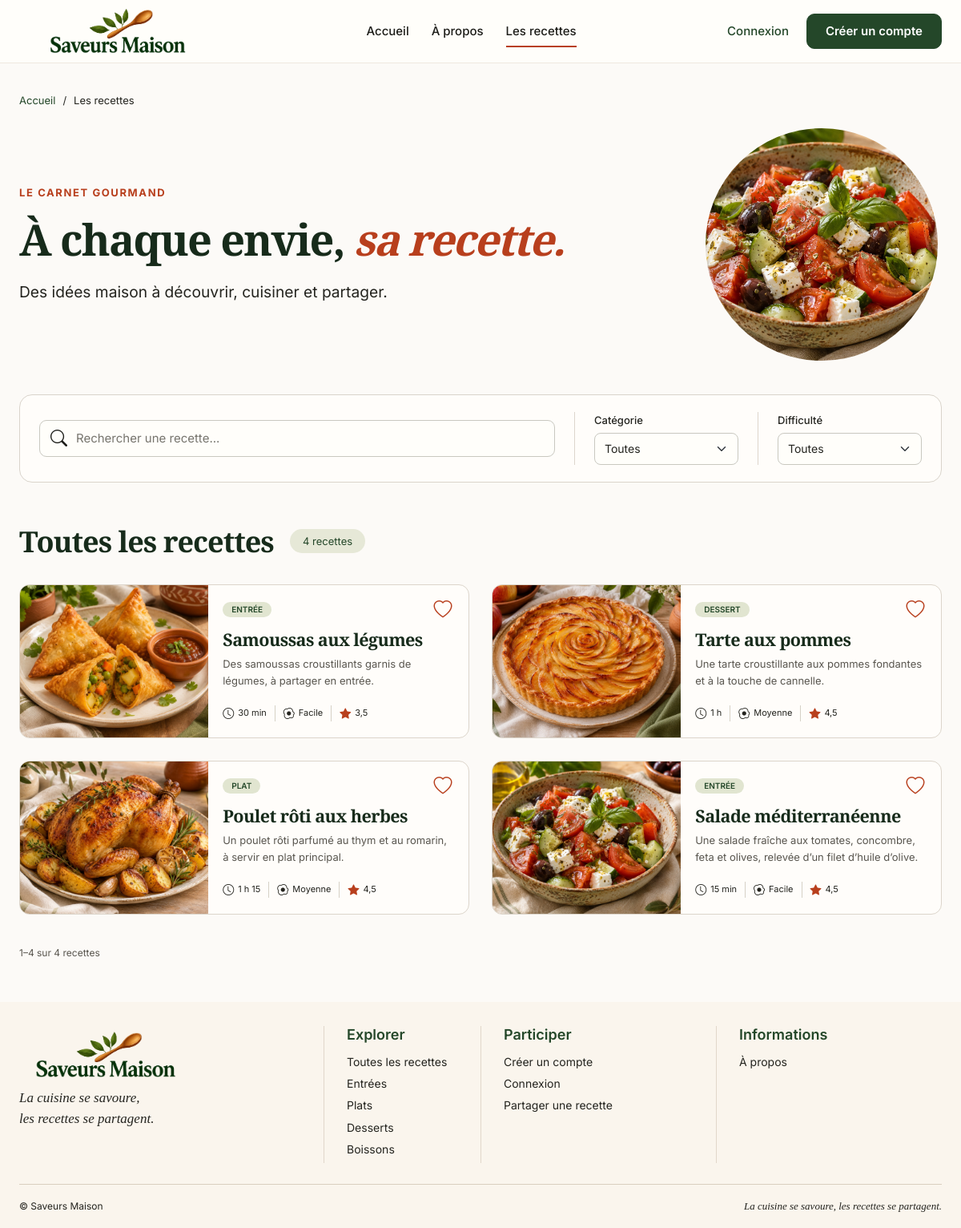
The page /vues/public/recettes.php on the database its author committed.
### tables this page shows
CREATE TABLE RECETTE (
  id_recette          INT UNSIGNED AUTO_INCREMENT,

  titre               VARCHAR(100) NOT NULL,
  description         TEXT NOT NULL,

   
   
  photo               VARCHAR(255) NOT NULL,

  nb_personnes        INT UNSIGNED NOT NULL,
  temps_preparation   INT UNSIGNED NOT NULL,
  temps_cuisson       INT UNSIGNED NOT NULL,

  difficulte          ENUM('facile', 'moyenne', 'difficile') NOT NULL,

   
  statut              ENUM('en_attente', 'publiee', 'refusee') NOT NULL DEFAULT 'en_attente',

   
  motif_refus         TEXT NULL,

  date_creation       DATETIME NOT NULL DEFAULT CURRENT_TIMESTAMP,

   
  date_modification   DATETIME NULL,

   
  date_validation     DATETIME NULL,

   
  id_categorie        INT UNSIGNED NOT NULL,
  id_utilisateur      INT UNSIGNED NOT NULL,
  id_validateur       INT UNSIGNED NULL,

  PRIMARY KEY (id_recette),

   
  CONSTRAINT chk_recette_nb_personnes CHECK (nb_personnes > 0),
  CONSTRAINT chk_recette_temps_preparation CHECK (temps_preparation >= 0),
  CONSTRAINT chk_recette_temps_cuisson CHECK (temps_cuisson >= 0),

   
   
   
  CONSTRAINT fk_recette_categorie
    FOREIGN KEY (id_categorie) REFERENCES CATEGORIE (id_categorie)
    ON DELETE RESTRICT ON UPDATE CASCADE,

   
  CONSTRAINT fk_recette_utilisateur
    FOREIGN KEY (id_utilisateur) REFERENCES UTILISATEUR (id_utilisateur)
    ON DELETE RESTRICT ON UPDATE CASCADE,

   
   
  CONSTRAINT fk_recette_validateur
    FOREIGN KEY (id_validateur) REFERENCES UTILISATEUR (id_utilisateur)
    ON DELETE SET NULL ON UPDATE CASCADE
);

CREATE TABLE CATEGORIE (
  id_categorie  INT UNSIGNED AUTO_INCREMENT,

   
  nom           VARCHAR(50) NOT NULL,

  PRIMARY KEY (id_categorie),
  UNIQUE KEY uq_categorie_nom (nom)
);

### controleurs/RecettesControleur.php (called while the page is built)
<?php
require_once __DIR__ . '/../modeles/Recette.php';
class RecettesControleur
{
    public function afficher()
    {
        $recherche = trim($_GET['recherche'] ?? '');
        $difficulte = $_GET['difficulte'] ?? '';
        $idCategorie = (isset($_GET['categorie']) && $_GET['categorie'] !== '')
            ? (int) $_GET['categorie']
            : null;
        $page = isset($_GET['page']) ? (int) $_GET['page'] : 1;
        $page = max(1, $page);
        $parPage = 6;
        $decalage = ($page - 1) * $parPage;
        $recettes = Recette::rechercherPubliees(
            $recherche,
            $idCategorie,
            $difficulte,
            $parPage,
            $decalage
        );
        $total = Recette::compterPubliees($recherche, $idCategorie, $difficulte);
        $nombrePages = max(1, (int) ceil($total / $parPage));
        return [
            'recettes' => $recettes,
            'total' => $total,
            'page' => $page,
            'nombrePages' => $nombrePages,
            'debut' => $decalage + 1,
            'fin' => min($decalage + $parPage, $total),
            'recherche' => $recherche,
            'idCategorie' => $idCategorie,
            'difficulte' => $difficulte,
        ];
    }
}

### modeles/Recette.php (called while the page is built, shortened)
<?php
require_once __DIR__ . '/../config/connexion.php';
class Recette
{
    private static function construireFiltres(string $recherche, ?int $idCategorie, string $difficulte)
    {
        $sql = " WHERE r.statut = 'publiee'";
        $parametres = [];
        return [$sql, $parametres];
    }
    public static function rechercherPubliees(string $recherche, ?int $idCategorie, string $difficulte, int $limite, int $decalage)
    {
        global $pdo;
        list($filtres, $parametres) = self::construireFiltres($recherche, $idCategorie, $difficulte);
        $sql = "SELECT
                    r.id_recette,
                    r.titre,
                    r.description,
                    r.photo,
                    r.temps_preparation,
                    r.temps_cuisson,
                    r.difficulte,
                    c.nom AS categorie,
                    (SELECT AVG(a.note) FROM AVIS a WHERE a.id_recette = r.id_recette) AS note_moyenne
                FROM RECETTE r
                JOIN CATEGORIE c ON c.id_categorie = r.id_categorie"
                . $filtres . "
                ORDER BY r.date_creation DESC
                LIMIT ? OFFSET ?";
        $parametres[] = $limite;
        $parametres[] = $decalage;
        $stmt = $pdo->prepare($sql);
        foreach ($parametres as $position => $valeur) {
            $type = is_int($valeur) ? PDO::PARAM_INT : PDO::PARAM_STR;
            $stmt->bindValue($position + 1, $valeur, $type);
        }
        $stmt->execute();
        return $stmt->fetchAll(PDO::FETCH_ASSOC);
    }
    public static function compterPubliees(string $recherche, ?int $idCategorie, string $difficulte)
    {
        global $pdo;
        list($filtres, $parametres) = self::construireFiltres($recherche, $idCategorie, $difficulte);
        $sql = "SELECT COUNT(*) FROM RECETTE r" . $filtres;
        $stmt = $pdo->prepare($sql);
        $stmt->execute($parametres);
        return (int) $stmt->fetchColumn();
    }
}

### vues/public/recettes.php (the view, shortened to what this page needs)
<?php
require_once __DIR__ . '/../../controleurs/RecettesControleur.php';
$controleur = new RecettesControleur();
$donnees = $controleur->afficher();
$nomsDifficultes = [
    'facile' => 'Facile',
    'moyenne' => 'Moyenne',
    'difficile' => 'Difficile',
];
?>
<!DOCTYPE html>
<html lang="fr">
<head>
  <link rel="stylesheet" href="../../assets/vendor/bootstrap/css/bootstrap.min.css">
  <link rel="stylesheet" href="../../assets/vendor/bootstrap-icons/font/bootstrap-icons.min.css">
  <link rel="stylesheet" href="../../assets/css/style.css">
</head>
<body class="catalog-page">
  <?php require __DIR__ . '/../../layouts/navbar.php'; ?>
  <main>
    <section class="catalog-intro">
      <div class="container">
        <nav class="catalog-breadcrumb" aria-label="Fil d’Ariane">
          <a href="accueil.php">Accueil</a>
          <span aria-hidden="true">/</span>
          <span aria-current="page">Les recettes</span>
        </nav>
        <div class="catalog-intro-layout">
          <div class="catalog-intro-content">
            <p class="eyebrow">Le carnet gourmand</p>
            <h1>
              À chaque envie,<br class="catalog-mobile-break">
              <em>sa recette.</em>
            </h1>
            <p class="catalog-intro-description">
              Des idées maison à découvrir, cuisiner et partager.
            </p>
          </div>
          <div class="catalog-decoration" aria-hidden="true">
            <img
              src="../../assets/images/salade-mediterraneenne.jpg"
              alt=""
            >
          </div>
        </div>
      </div>
    </section>
    <section class="catalog-filters-section" aria-label="Rechercher et filtrer">
      <div class="container">
        <form class="catalog-filters" method="get" action="recettes.php#resultats" id="formulaire-filtres">
          <div class="catalog-search">
            <input
              type="search"
              id="recherche"
              name="recherche"
              placeholder="Rechercher une recette..."
              autocomplete="off"
              value="<?= htmlspecialchars($donnees['recherche']) ?>"
            >
          </div>
          <div class="catalog-filter">
            <label for="categorie">Catégorie</label>
            <select id="categorie" name="categorie" class="form-select">
              <option value="">Toutes</option>
            </select>
          </div>
          <div class="catalog-filter">
            <label for="difficulte">Difficulté</label>
            <select id="difficulte" name="difficulte" class="form-select">
              <option value="">Toutes</option>
            </select>
          </div>
        </form>
      </div>
    </section>
    <section class="catalog-results-section" id="resultats">
      <div class="container">
        <div class="catalog-results-header">
          <div class="catalog-heading-group">
            <h2>Toutes les recettes</h2>
            <span class="catalog-count">
              <?= $donnees['total'] ?> recette<?= $donnees['total'] > 1 ? 's' : '' ?>
            </span>
          </div>
        </div>
        <?php if ($donnees['total'] === 0): ?>
          <div class="catalog-empty">
            <i class="bi bi-search" aria-hidden="true"></i>
            <h3>Aucune recette trouvée</h3>
            <p>
              Essayez un autre nom ou modifiez les filtres.
            </p>
            <a href="recettes.php" class="btn-green">
              Réinitialiser la recherche
            </a>
          </div>
        <?php else: ?>
          <div class="catalog-grid">
            <?php foreach ($donnees['recettes'] as $recette): ?>
              <?php
                $tempsTotal = $recette['temps_preparation'] + $recette['temps_cuisson'];
                if ($tempsTotal >= 60) {
                    $heures = intdiv($tempsTotal, 60);
                    $minutes = $tempsTotal % 60;
                    $tempsAffiche = $minutes > 0 ? $heures . " h " . $minutes : $heures . " h";
                } else {
                    $tempsAffiche = $tempsTotal . " min";
                }
                $note = $recette['note_moyenne'] !== null ? round($recette['note_moyenne'], 1) : null;
              ?>
              <article class="catalog-card">
                <a
                  href="recette.php?id=<?= (int) $recette['id_recette'] ?>"
                  class="catalog-card-image"
                  aria-label="Voir la recette : <?= htmlspecialchars($recette['titre']) ?>"
                >
                  <img
                    src="../../assets/images/<?= htmlspecialchars($recette['photo']) ?>"
                    alt="<?= htmlspecialchars($recette['titre']) ?>"
                    loading="lazy"
                  >
                </a>
                <div class="catalog-card-content">
                  <div class="catalog-card-top">
                    <span class="catalog-card-tag">
                      <?= htmlspecialchars($recette['categorie']) ?>
                    </span>
                    <a
                      href="connexion.php"
                      class="catalog-heart"
                      aria-label="Se connecter pour ajouter <?= htmlspecialchars($recette['titre']) ?> aux favoris"
                    >
                      <i class="bi bi-heart" aria-hidden="true"></i>
                    </a>
                  </div>
                  <h3>
                    <a href="recette.php?id=<?= (int) $recette['id_recette'] ?>">
                      <?= htmlspecialchars($recette['titre']) ?>
                    </a>
                  </h3>
                  <p class="catalog-card-description">
                    <?= htmlspecialchars($recette['description']) ?>
                  </p>
                  <div class="catalog-card-meta">
                    <span>
                      <i class="bi bi-clock" aria-hidden="true"></i>
                      <?= $tempsAffiche ?>
                    </span>
                    <span>
                      <i class="bi bi-egg-fried" aria-hidden="true"></i>
                      <?= $nomsDifficultes[$recette['difficulte']] ?? $recette['difficulte'] ?>
                    </span>
                    <?php if ($note !== null): ?>
                      <span class="catalog-rating" aria-label="Note : <?= $note ?> sur 5">
                        <i class="bi bi-star-fill" aria-hidden="true"></i>
                        <?= str_replace('.', ',', $note) ?>
                      </span>
                    <?php endif; ?>
                  </div>
                </div>
              </article>
            <?php endforeach; ?>
          </div>
          <div class="catalog-pagination-bar">
            <p class="catalog-range">
              <?= $donnees['debut'] ?>–<?= $donnees['fin'] ?> sur <?= $donnees['total'] ?> recette<?= $donnees['total'] > 1 ? 's' : '' ?>
            </p>
          </div>
        <?php endif; ?>
      </div>
    </section>
  </main>
  <?php require __DIR__ . '/../../layouts/footer.php'; ?>
</body>
</html>

### rows shown on the page
recette: photo (picture), id_categorie.nom "ENTRÉE", titre "Samoussas aux légumes", description "Des samoussas croustillants garnis de légumes, à partager en entrée.", tempsAffiche "30 min", difficulte "Facile", note "3,5"
recette: photo (picture), id_categorie.nom "DESSERT", titre "Tarte aux pommes", description "Une tarte croustillante aux pommes fondantes et à la touche de cannelle.", tempsAffiche "1 h", difficulte "Moyenne", note "4,5"
recette: photo (picture), id_categorie.nom "PLAT", titre "Poulet rôti aux herbes", description "Un poulet rôti parfumé au thym et au romarin, à servir en plat principal.", tempsAffiche "1 h 15", difficulte "Moyenne", note "4,5"
recette: photo (picture), id_categorie.nom "ENTRÉE", titre "Salade méditerranéenne", description "Une salade fraîche aux tomates, concombre, feta et olives, relevée d’un filet d’huile d’olive.", tempsAffiche "15 min", difficulte "Facile", note "4,5"

### other values the page prints
$donnees['total'] "4"
$donnees['debut'] "1"
$donnees['fin'] "4"
